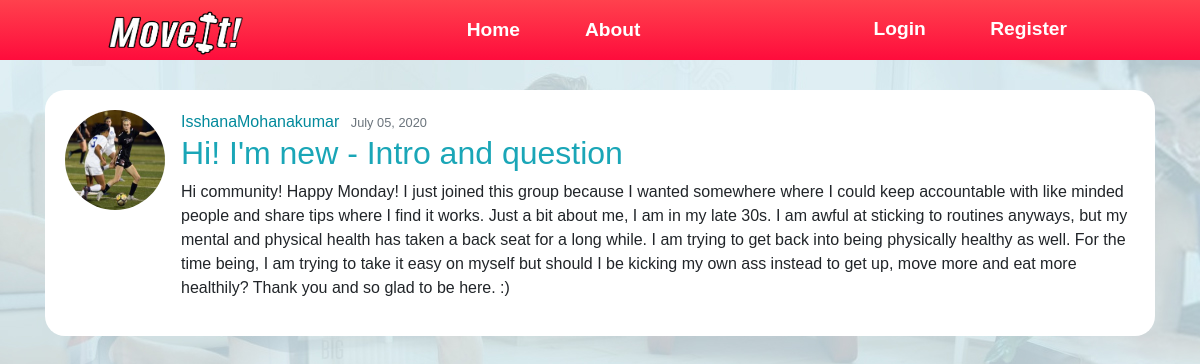
The app's page /post/1/ with its own data.
### blog/models.py (models this page shows, shortened)
class Post(models.Model):
  title = models.CharField(max_length=100)
  content = models.TextField()
  date_posted = models.DateTimeField(default=timezone.now)
  author = models.ForeignKey(User, on_delete=models.CASCADE)
  category = models.CharField(max_length=225,default='general')

### users/models.py (models this page shows, shortened)
class Profile(models.Model):
    user = models.OneToOneField(User, on_delete=models.CASCADE)
    image = models.ImageField(default='default.jpg', upload_to='profile_pics')

### blog/views.py (the view)
# urls.py: path('post/<int:pk>/', PostDetailView.as_view(), name='post-detail'),
class PostDetailView(DetailView):
    model = Post

### blog/templates/blog/post_detail.html (shortened to what this page needs)
{% extends "blog/base.html" %}
{% block content %}
  <div class="postdetail-post">
    <article class="media content-section">
      <img class="postdetail-img" src="{{ object.author.profile.image.url}}">
      <div class="media-body">
        <div class="article-metadata">
          <a class="postdetail-author" href="{%url 'user-posts' object.author.username %}">{{ object.author }}</a>
          <small class="text-muted">{{ object.date_posted | date:"F d, Y" }}</small>
        </div>
        <h2 class="postdetail-title">{{ object.title }}</h2>
        <p class="postdetail-content">{{ object.content }}</p>
      </div>
    </article>
  </div>
{% endblock content %}

### blog/static/blog/main.css (style rules this page uses)
* { box-sizing:border-box; margin:0; padding:0; font-family: Arial, Helvetica, sans-serif; }
body { background-image: url(../../../media/img/other/workingoutbg.jpg); margin-top: 0; padding:0; }
.postdetail-img { width:100px; height:100px; border-radius: 100%; margin-right:16px; }
.postdetail-post { margin-top: 30px; background:#fff; padding:20px; border-radius: 20px; text-align: left; }
.postdetail-title { color: #1aa6b7; }
.postdetail-author { text-decoration: none; color: #028a9c; margin-right:7px; }
.postdetail-post p { text-align: left; margin-left:inherit; margin-right: inherit; }
#about-teammembers .about-box h4, p { margin-top:0px; margin-left: 70px; text-align: center; margin-right: -80px; }

### records on screen
Post: author.profile.image (picture), author "IsshanaMohanakumar", date_posted "July 05, 2020", title "Hi! I'm new - Intro and question", content "Hi community! Happy Monday! I just joined this group because I wanted somewhere where I could keep accountable with like minded people and share tips where I find it works. Just a bit about me, I am in my late 30s. I am awful at sticking to routines anyways, but my mental and physical health has taken a back seat for a long while. I am trying to get back into being physically healthy as well. For the time being, I am trying to take it easy on myself but should I be kicking my own ass instead to get up, move more and eat more healthily? Thank you and so glad to be here. :)"
